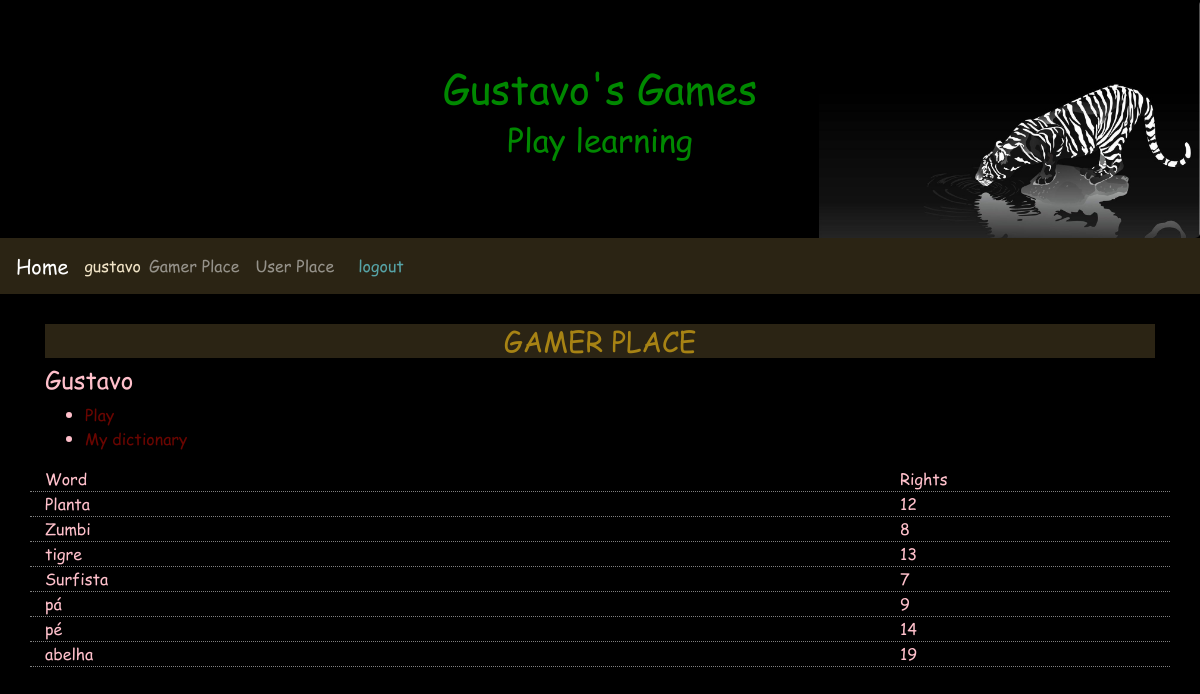
The app's page /gamerplace/5 (signed in), older data.
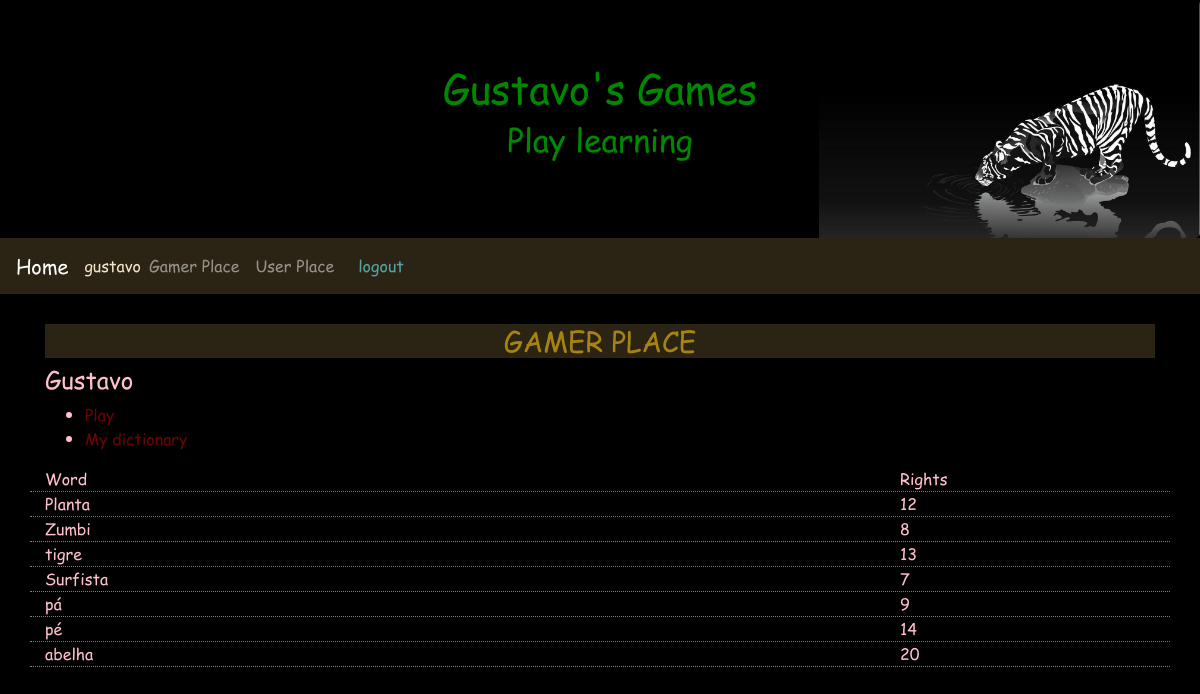
The same page, newer data.
### words/models.py (models this page shows, shortened)
class Right(models.Model):
    user   = models.ForeignKey(settings.AUTH_USER_MODEL, verbose_name='User', on_delete=models.CASCADE)
    gamer  = models.ForeignKey(Gamer, verbose_name='Gamer', on_delete=models.CASCADE)
    word   = models.ForeignKey(Word, verbose_name='Word', on_delete=models.CASCADE)
    number = models.IntegerField('Rights', default=0)
    created = models.DateTimeField('Created', auto_now_add=True)
    modified = models.DateTimeField('Modified', auto_now=True)
    class Meta:
        verbose_name        = 'Right'
        verbose_name_plural = 'Rights'
        unique_together = [['user', 'gamer', 'word']]

class Word(models.Model):
    gamer  = models.ForeignKey(Gamer, verbose_name='Gamer', on_delete=models.CASCADE, null=True, blank=True)
    word   = models.CharField('Word', max_length=200)
    image  = models.ImageField('Image', upload_to='images/', max_length=500, null=True, blank=True)
    created = models.DateTimeField('Created', auto_now_add=True)
    modified = models.DateTimeField('Modified', auto_now=True)
    class Meta:
        verbose_name        = 'Word'
        verbose_name_plural = 'Words'
    def __str__(self):
        return self.word

### gamerplace/views.py (the view)
# urls.py: path('', TemplateView.as_view(template_name='access/index.html'), name='index'),
class index(LoginRequiredMixin, DetailView):
    template_name = 'gamerplace/index.html'
    model = Gamer
    def get_object(self):
        return get_object_or_404(Gamer, user=self.request.user, pk=self.kwargs['pk'])

### gameplace/models.py (called while the page is built)
    def getRights(self):
        return self.right_set.filter(user=self.user)

    def get_avatar_url(self):
        try:
            return self.avatar.url
        except ApiError as e:
            traceback.print_exc()
            return None

### gamerplace/templates/gamerplace/index.html (shortened to what this page needs)
{% extends 'base.html' %}
{% load widget_tweaks %}
{% block content %}
<header>
  <h3>GAMER PLACE</h3>
</header>
<article class="">
  <h4>{{object.nickname}}</h4>
  <ul>
    <li><a href="{% url 'gameplace:dragletter' object.pk %}">Play</a></li>
    <li><a href="{% url 'gamerplace:mydictionary' object.pk %}">My dictionary</a></li>
  </ul>
</article>
<aside class="">
  <div class="row line">
    <div class="col-9">
      Word
    </div>
    <div class="col-3">
      Rights
    </div>
  </div>
  {% for right in object.getRights %}
    <div class="row line">
      <div class="col-9">
        {{right.word}}
      </div>
      <div class="col-3">
        {{right.number}}
      </div>
    </div>
  {% endfor %}
</aside>
{% endblock %}

Row changes from the older to the newer data that the page shows:
changed Right "abelha": number "19" → "20"
